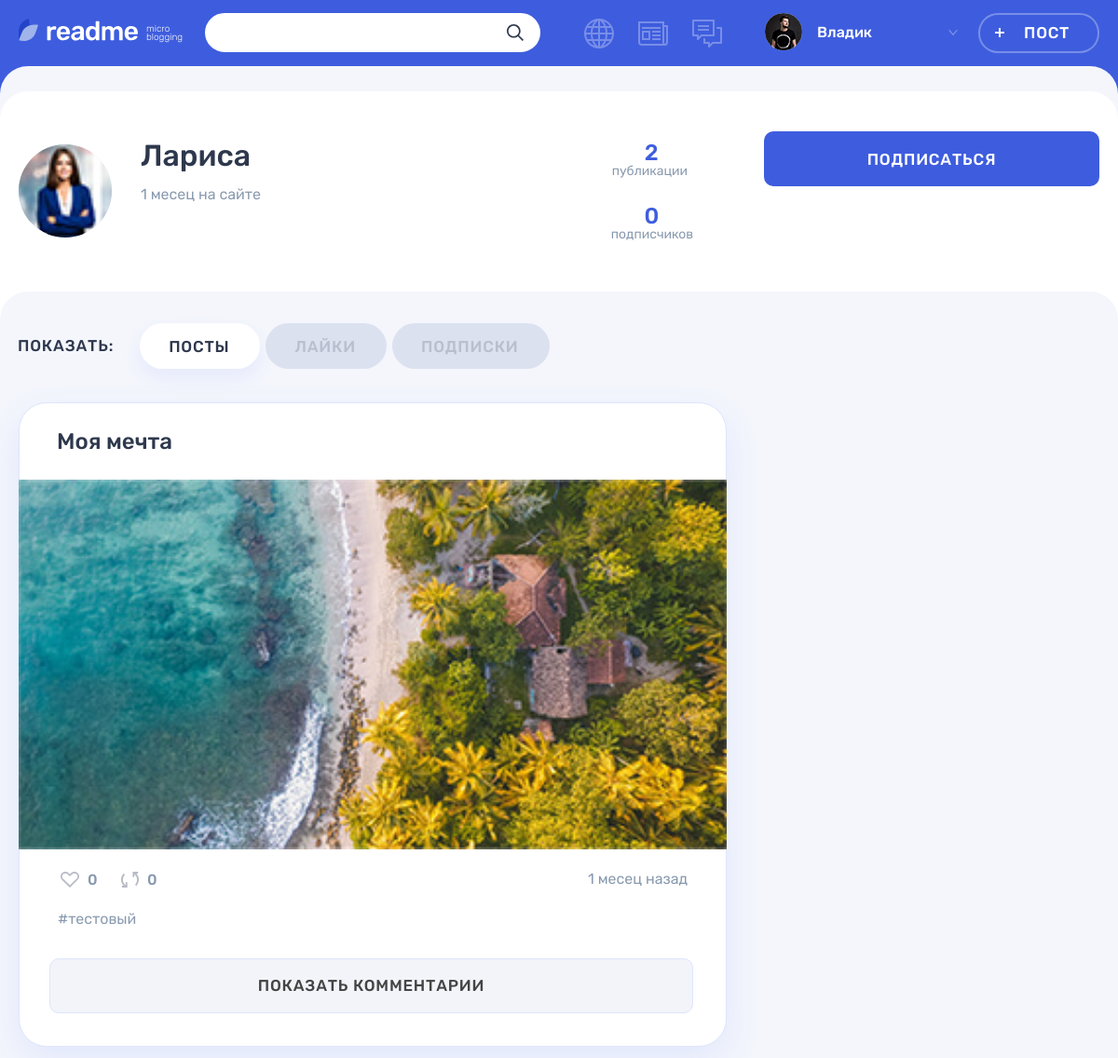
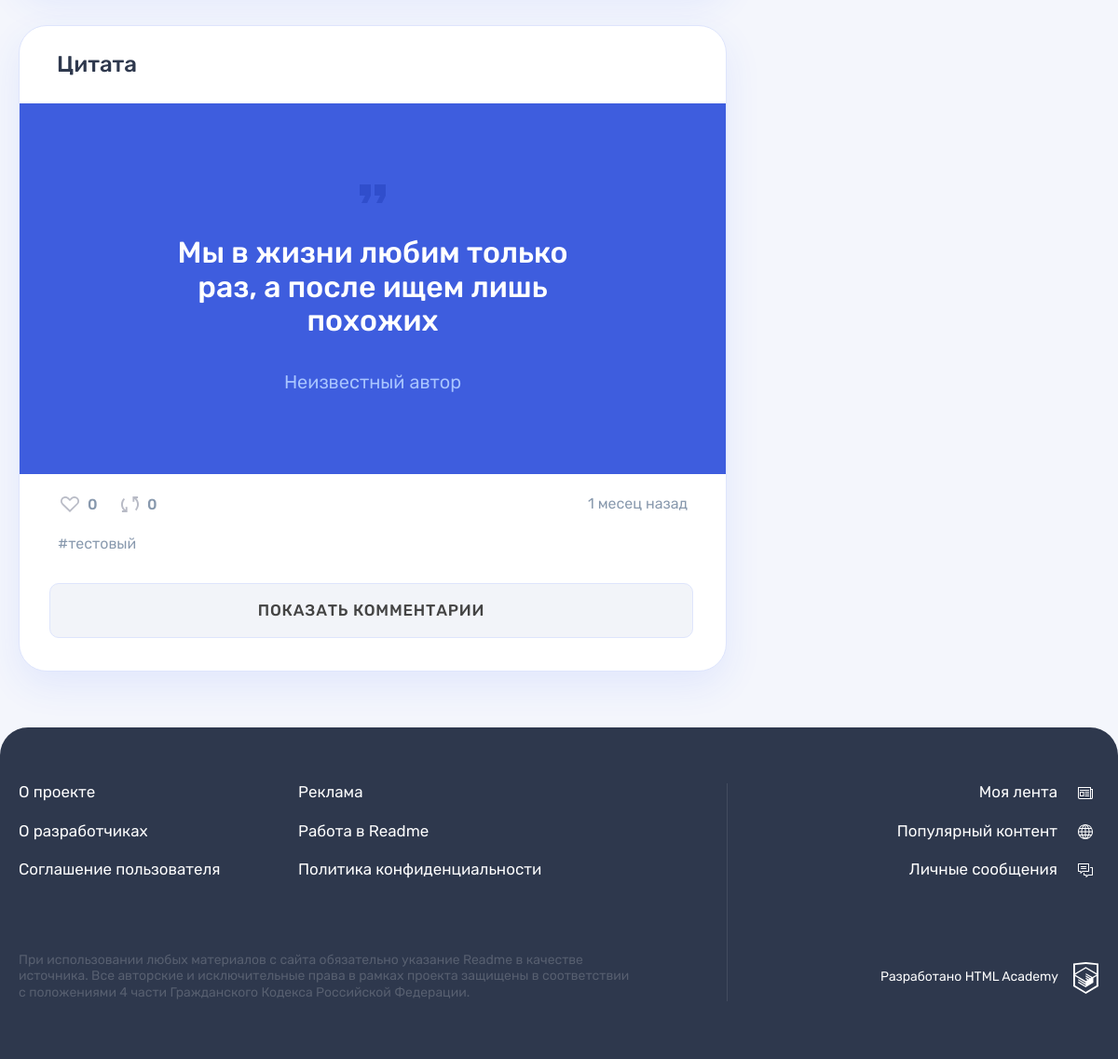
The page /profile.php?active_tab=posts&user_id=1 (signed in) on the database its author committed (2 pictures, top to bottom).
### tables this page shows
CREATE TABLE users (
id INT UNSIGNED AUTO_INCREMENT PRIMARY KEY,
registration_date TIMESTAMP DEFAULT CURRENT_TIMESTAMP,
email VARCHAR(128) NOT NULL UNIQUE,
login VARCHAR(128) NOT NULL UNIQUE,
password VARCHAR(128) NOT NULL,
avatar VARCHAR(128) NOT NULL
);

CREATE TABLE posts (
  id INT UNSIGNED AUTO_INCREMENT PRIMARY KEY,
  post_date TIMESTAMP DEFAULT CURRENT_TIMESTAMP,
  title VARCHAR(128) NOT NULL,
  content_text VARCHAR(512) NULL,
  quote_author VARCHAR(128) NULL,
  img VARCHAR(128) NULL,
  video VARCHAR(128) NULL,
  link VARCHAR(256) NULL,
  views INT UNSIGNED NULL,

  user_id INT UNSIGNED NOT NULL,
  type_id INT UNSIGNED  NOT NULL,
  original_author_id INT UNSIGNED NULL,
  original_id INT UNSIGNED NULL
);

CREATE TABLE hashtags (
id INT UNSIGNED AUTO_INCREMENT PRIMARY KEY,
title VARCHAR(128) NOT NULL
);

### db_requests.php (called while the page is built, shortened)
<?php
function get_data($link, $sql)
{
    $result = mysqli_query($link, $sql);
    $result = mysqli_fetch_all($result, MYSQLI_ASSOC);
    return $result;
}
function get_post_comments($link, $post_id)
{
    $sql = "SELECT com.*, u.login AS author, u.avatar
    FROM comments com
    JOIN posts p ON p.id = com.post_id
    JOIN users u ON u.id = com.user_id
    WHERE com.post_id = $post_id
    ORDER BY comment_date DESC";
    return get_data($link, $sql);
}
function get_posts_by_author_id($link, $author_id)
{
    $sql = "SELECT DISTINCT p.*, u.login AS author_login, ct.icon_type AS type, u.avatar,
    IFNULL((SELECT COUNT(*) FROM likes l WHERE l.post_id = p.id), 0) AS likes,
    IFNULL((SELECT COUNT(*) FROM comments com WHERE com.post_id = p.id), 0) AS comments_count,
    IFNULL((SELECT COUNT(*) FROM posts post WHERE post.original_id = p.id), 0) AS reposts,
    post.post_date AS original_date, us.login AS original_author_name, us.avatar AS original_author_avatar
    FROM posts p
    JOIN users u ON u.id = p.user_id
    JOIN content_type ct ON ct.id = p.type_id
    LEFT JOIN users us ON us.id = p.original_author_id
    LEFT JOIN posts post ON post.id = p.original_id
    WHERE p.user_id = $author_id
    ORDER BY p.post_date DESC";
    return get_data($link, $sql);
}
function get_profile_data($link, $profile_id, $user_id)
{
    $sql = "SELECT DISTINCT u.id, u.login, u.avatar, IFNULL(COUNT(p.user_id), 0) AS user_posts,
    u.registration_date,
    IFNULL((SELEct COUNT(*) FROM subscriptions sub WHERE sub.userto_id = u.id), 0) AS user_subs,
    IFNULL((SELEct COUNT(*) FROM subscriptions subs WHERE subs.userto_id = u.id AND subs.user_id = $user_id), 0) AS is_subscribed
    FROM users u
    JOIN posts p ON p.user_id = u.id
    WHERE u.id = $profile_id";
    return get_data($link, $sql)[0];
}
function get_hashtags_for_post($link, $post_id)
{
    $sql = "SELECT h.id, h.title
    FROM hashtags h
    JOIN hashtags_posts hp ON hp.tag_id = h.id
    WHERE hp.post_id = $post_id";
    return get_data($link, $sql);
}

### templates/profile/profile-posts.php (the view, shortened to what this page needs)
<section class="profile__posts tabs__content tabs__content--active">
    <?php foreach ($posts
                   as $post): ?>
        <article class="profile__post post post-<?= $post['type'] ?>">
            <div class="post__main">
                <h2><a href="post.php?post_id=<?= $post['id'] ?>"><?= anti_xss($post['title']) ?></a></h2>
                <div class="post__main">
                    <?php if ($post['type'] === 'photo'): ?>
                        <div class="post-photo__image-wrapper">
                            <img src="uploads/<?= anti_xss($post['img']) ?>" alt="Фото от пользователя" width="760"
                                 height="396">
                        </div>
                        <?php elseif ($post['type'] === 'text'): ?>
                            <?= crop_text(anti_xss($post['content_text']), $post['id']) ?>
                        <?php elseif ($post['type'] === 'quote'): ?>
                            <blockquote>
                                <p><?= anti_xss($post['content_text']) ?></p>
                                <cite><?= anti_xss($post['quote_author']) ?></cite>
                            </blockquote>
                        <?php endif ?>
                    </div>
                    <footer class="post__footer">
                        <div class="post__indicators">
                            <div class="post__buttons">
                                <a class="post__indicator post__indicator--likes button"
                                   href="like.php?post_id=<?= $post['id'] ?>" title="Лайк">
                                    <svg class="post__indicator-icon" width="20" height="17">
                                        <use xlink:href="#icon-heart"></use>
                                    </svg>
                                    <span><?= $post['likes'] ?></span>
                                </a>
                                <a class="post__indicator post__indicator--repost button"
                                   href="repost.php?post_id=<?= $post['id'] ?>" title="Репост">
                                    <svg class="post__indicator-icon" width="19" height="17">
                                        <use xlink:href="#icon-repost"></use>
                                    </svg>
                                    <span><?= $post['reposts'] ?></span>
                                </a>
                            </div>
                            <?php $post_date = new DateTime($post['post_date']); ?>
                            <time class="post__time" title="<?= $post_date->format('d.m.Y H:i') ?>"
                                  datetime="<?= $post_date->format('Y-m-d H:i:s') ?>"><?= time_ago($post_date) ?></time>
                        </div>
                        <ul class="post__tags">
                            <?php foreach ($hashtags[$post['id']] as $key => $value): ?>
                                <li>
                                    <a href="search.php?search_request=%23<?= $value['title'] ?>">#<?= $value['title'] ?></a>
                                </li>
                            <?php endforeach ?>
                        </ul>
                    </footer>
                    <div class="comments">
                        <a class="comments__button button <?= ($comments_for_id === $post['id']) ? "visually-hidden" : ""; ?>"
                           href="profile.php?comments_for=<?= $post['id'] ?>#post-<?= $post['id'] ?>">Показать
                            комментарии</a>
        </article>
    <?php endforeach ?>

### templates/profile-template.php (shortened to what this page needs)
<div class="profile profile--default">
    <div class="profile__user-wrapper">
        <div class="profile__user user container">
            <div class="profile__user-info user__info">
                <div class="profile__avatar user__avatar">
                    <img class="profile__picture user__picture" width="100px"
                         src="userpics/<?= anti_xss($profile_info['avatar']) ?>" alt="Аватар пользователя">
                </div>
                <div class="profile__name-wrapper user__name-wrapper">
                    <span
                        class="profile__name user__name"><?= get_profile_name_with_br(anti_xss($profile_info['login'])) ?></span>
                    <?php $profile__registration_date = new DateTime($profile_info['registration_date']); ?>
                    <time class="profile__user-time user__time"
                          title="<?= $profile__registration_date->format('d.m.Y H:i') ?>"
                          datetime="<?= $profile__registration_date->format('Y-m-d H:i:s') ?>"><?= time_ago($profile__registration_date,
                            " на сайте") ?></time>
                </div>
            </div>
            <div class="profile__rating user__rating">
                <p class="profile__rating-item user__rating-item user__rating-item--publications">
                    <span class="user__rating-amount"><?= $profile_info['user_posts'] ?></span>
                    <span class="profile__rating-text user__rating-text"><?= plural_form($profile_info['user_posts'],
                            array('публикация', 'публикации', 'публикаций')) ?></span>
                </p>
                <p class="profile__rating-item user__rating-item user__rating-item--subscribers">
                    <span class="user__rating-amount"><?= $profile_info['user_subs'] ?></span>
                    <span class="profile__rating-text user__rating-text"><?= plural_form($profile_info['user_subs'],
                            array('подписчик', 'подписчика', 'подписчиков')) ?></span>
                </p>
            </div>
            <div class="profile__user-buttons user__buttons">
                <?php if ((int)$profile_info['is_subscribed'] === 1): ?>
                    <a class="profile__user-button user__button user__button--subscription button button--main button--quartz"
                       href="subscription.php?user_id=<?= $profile_info['id'] ?>">Отписаться</a>
                    <a class="profile__user-button user__button user__button--writing button button--green"
                       href="messages.php?receiver_id=<?= $profile_info['id'] ?>">Сообщение</a>
                <?php elseif ($profile_info['id'] === $user_data['id']): ?>
                    <a class="profile__user-button user__button user__button--subscription button button--main"
                       style="background-color:limegreen;" type="button">Это ваш профиль</a>
                <?php else: ?>
                    <a class="profile__user-button user__button user__button--subscription button button--main"
                       href="subscription.php?user_id=<?= $profile_info['id'] ?>">Подписаться</a>
                <?php endif ?>
            </div>
        </div>
    </div>
    <div class="profile__tabs-wrapper tabs">
        <div class="container">
            <div class="profile__tabs filters">
                <b class="profile__tabs-caption filters__caption">Показать:</b>
                <ul class="profile__tabs-list filters__list tabs__list">
                    <li class="profile__tabs-item filters__item">
                        <a class="profile__tabs-link filters__button tabs__item <?= ($active_tab === 'posts') ? 'filters__button--active tabs__item--active button' : ""; ?>"
                           href="profile.php?active_tab=posts">Посты</a>
                    </li>
                    <li class="profile__tabs-item filters__item">
                        <a class="profile__tabs-link filters__button tabs__item button <?= ($active_tab === 'likes') ? 'filters__button--active tabs__item--active button' : ""; ?>"
                           href="profile.php?active_tab=likes">Лайки</a>
                    </li>
                    <li class="profile__tabs-item filters__item">
                        <a class="profile__tabs-link filters__button tabs__item button <?= ($active_tab === 'subscriptions') ? 'filters__button--active tabs__item--active button' : ""; ?>"
                           href="profile.php?active_tab=subscriptions">Подписки</a>
                    </li>
                </ul>
            </div>
            <div class="profile__tab-content">
                <?= $profile_tab ?>
            </div>
        </div>
    </div>
</div>

### functions.php (shortened to what this page needs)
<?php
function include_template($name, $data)
{
    $name = 'templates/'.$name;
    extract($data);
    require $name;
    $result = ob_get_clean();
    return $result;
}
function anti_xss($user_content)
{
    return htmlspecialchars($user_content, ENT_QUOTES);
}
function time_ago($post_upload_time, $ago_text = " назад")
{
    $interval = $post_upload_time->diff(new DateTime('now'));
    $months = (int)$interval->format('%m');
    $days = (int)$interval->format('%d');
    $hours = (int)$interval->format('%H');
    $minutes = (int)$interval->format('%i');
    $years = (int)$interval->format('%Y');
    $ago = 0;
    if ($years !== 0) {
        $years = floor($years);
        $ago = $years.' '.plural_form($years, array('год', 'года', 'лет')).$ago_text;
    } elseif ($months !== 0) {
        $months = floor($months);
        $ago = $months.' '.plural_form($months, array('месец', 'месеца', 'месецев')).$ago_text;
    } elseif ($days > 7 && $days < 35) {
        $week = floor($days / 7);
        $ago = $week.' '.plural_form($week, array('неделю', 'недели', 'недель')).$ago_text;
    } elseif ($days !== 0) {
        $ago = $days.' '.plural_form($days, array('день', 'дня', 'дней')).$ago_text;
    } elseif ($hours !== 0) {
        $hours = floor($hours);
        $ago = $hours.' '.plural_form($hours, array('час', 'часа', 'часов')).$ago_text;
    } elseif ($minutes !== 0) {
        $ago = $minutes.' '.plural_form($minutes, array('минуту', 'минуты', 'минут')).$ago_text;
    } else {
        $ago = 'меньше минуты назад';
    }
    return $ago;
}
function plural_form($n, $forms)
{
    return $n % 10 === 1 && $n % 100 !== 11 ? $forms[0] : ($n % 10 >= 2 && $n % 10 <= 4 && ($n % 100 < 10 || $n % 100 >= 20) ? $forms[1] : $forms[2]);
}
function get_profile_name_with_br($name)
{
    return implode('<br>', explode(" ", $name));
}

### rows shown on the page
users: avatar (picture), login "Лариса", registration_date "1 месец на сайте"
posts: title "Моя мечта", img (picture), likes "0", reposts "0", post_date "1 месец назад"
hashtags: title "тестовый"
posts: title "Цитата", content_text "Мы в жизни любим только раз, а после ищем лишь похожих", quote_author "Неизвестный автор", likes "0", reposts "0", post_date "1 месец назад"

### other values the page prints
anti_xss($user_data['login']) "Владик"
$profile_info['user_posts'] "2"
$profile_info['user_subs'] "0"
